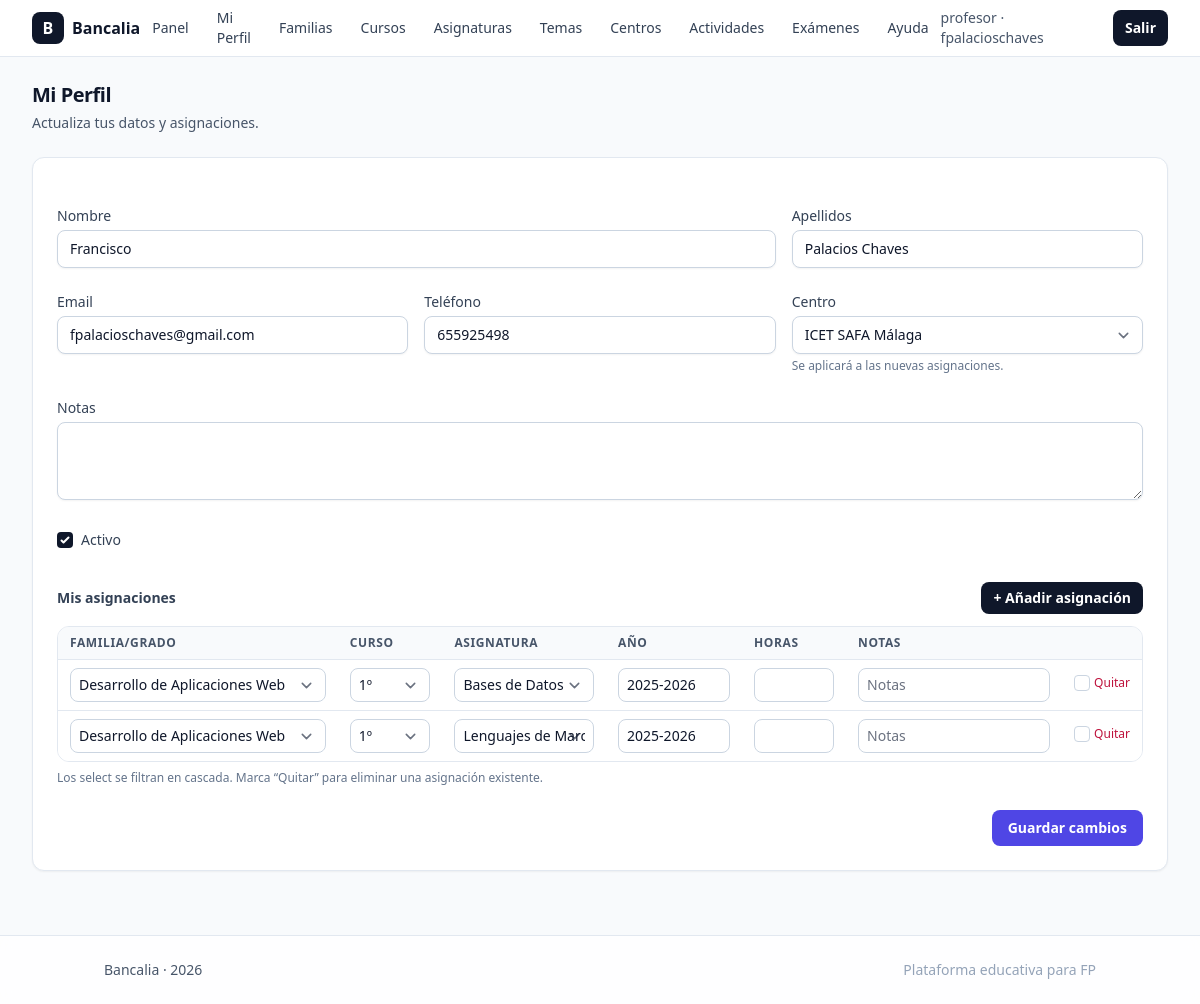
Page /mi-perfil.php (signed in) on the earlier database version.
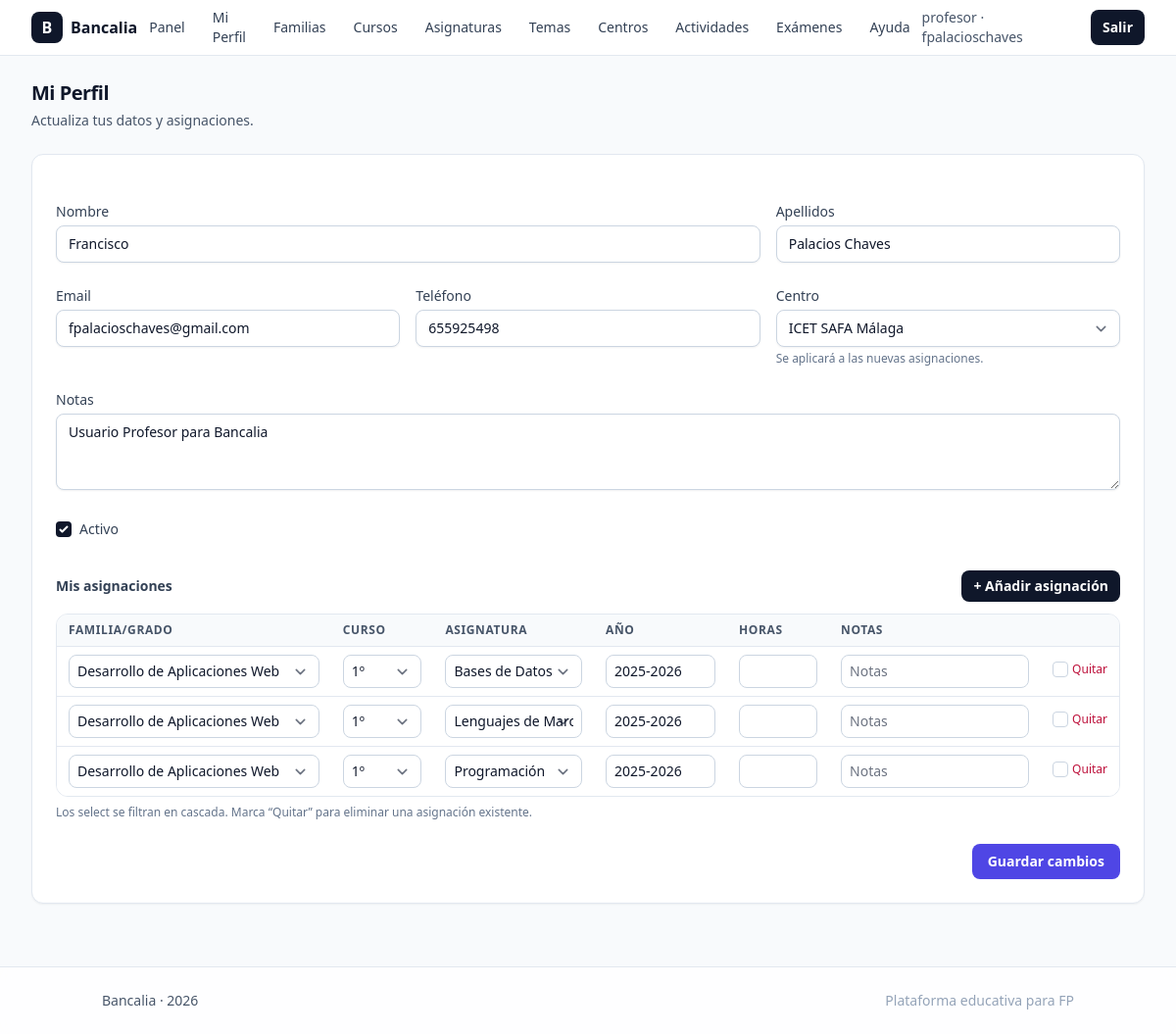
Same page on the later database version.
### tables this page shows
CREATE TABLE `profesor_asignacion` (
  `id` int(11) NOT NULL,
  `profesor_id` int(11) NOT NULL,
  `centro_id` int(11) DEFAULT NULL,
  `familia_id` int(11) NOT NULL,
  `curso_id` int(11) NOT NULL,
  `asignatura_id` int(11) NOT NULL,
  `anio_academico` varchar(9) NOT NULL,
  `horas` int(11) DEFAULT NULL,
  `observaciones` text DEFAULT NULL,
  `is_active` tinyint(1) NOT NULL DEFAULT 1,
  `created_at` datetime NOT NULL DEFAULT current_timestamp(),
  `updated_at` datetime NOT NULL DEFAULT current_timestamp() ON UPDATE current_timestamp()
);

CREATE TABLE `familias_profesionales` (
  `id` int(11) NOT NULL,
  `nombre` varchar(150) NOT NULL,
  `slug` varchar(160) NOT NULL,
  `descripcion` text DEFAULT NULL,
  `is_active` tinyint(1) NOT NULL DEFAULT 1,
  `created_at` datetime NOT NULL DEFAULT current_timestamp(),
  `updated_at` datetime NOT NULL DEFAULT current_timestamp() ON UPDATE current_timestamp()
);

CREATE TABLE `profesores` (
  `id` int(11) NOT NULL,
  `centro_id` int(11) DEFAULT NULL,
  `nombre` varchar(120) NOT NULL,
  `apellidos` varchar(160) NOT NULL,
  `email` varchar(160) NOT NULL,
  `telefono` varchar(30) DEFAULT NULL,
  `notas` text DEFAULT NULL,
  `is_active` tinyint(1) NOT NULL DEFAULT 1,
  `created_at` datetime NOT NULL DEFAULT current_timestamp(),
  `updated_at` datetime NOT NULL DEFAULT current_timestamp() ON UPDATE current_timestamp()
);

CREATE TABLE `centros` (
  `id` int(11) NOT NULL,
  `nombre` varchar(180) NOT NULL,
  `slug` varchar(190) NOT NULL,
  `codigo` varchar(50) DEFAULT NULL,
  `tipo` enum('publico','privado','concertado') NOT NULL DEFAULT 'publico',
  `comunidad` varchar(100) DEFAULT NULL,
  `provincia` varchar(100) DEFAULT NULL,
  `localidad` varchar(120) DEFAULT NULL,
  `direccion` varchar(200) DEFAULT NULL,
  `cp` varchar(10) DEFAULT NULL,
  `email` varchar(150) DEFAULT NULL,
  `telefono` varchar(30) DEFAULT NULL,
  `web` varchar(200) DEFAULT NULL,
  `lat` decimal(10,7) DEFAULT NULL,
  `lng` decimal(10,7) DEFAULT NULL,
  `descripcion` text DEFAULT NULL,
  `is_active` tinyint(1) NOT NULL DEFAULT 1,
  `created_at` datetime NOT NULL DEFAULT current_timestamp(),
  `updated_at` datetime NOT NULL DEFAULT current_timestamp() ON UPDATE current_timestamp()
);

### config.php (called while the page is built, shortened)
<?php
function pdo(): PDO
{
  static $pdo;
  if ($pdo instanceof PDO)
    return $pdo;
  $host = $_ENV['DB_HOST'] ?? '127.0.0.1';
  $port = $_ENV['DB_PORT'] ?? '3306';
  $db = $_ENV['DB_NAME'] ?? 'bancalia';
  $user = $_ENV['DB_USER'] ?? 'root';
  $pass = $_ENV['DB_PASS'] ?? '';
  $dsn = "mysql:host=$host;port=$port;dbname=$db;charset=utf8mb4";
  $pdo = new PDO($dsn, $user, $pass, [
    PDO::ATTR_ERRMODE => PDO::ERRMODE_EXCEPTION,
    PDO::ATTR_DEFAULT_FETCH_MODE => PDO::FETCH_ASSOC,
    PDO::ATTR_EMULATE_PREPARES => false,
  ]);
  return $pdo;
}
function h(?string $s): string
{
  return htmlspecialchars((string) $s, ENT_QUOTES, 'UTF-8');
}

### public/mi-perfil.php (the view, shortened to what the changed rows need)
<?php
require_once __DIR__ . '/../config.php';
require_once __DIR__ . '/../partials/header.php';
$profesorId = 0;
if (($u['role'] ?? '') !== 'admin') {
  $profesorId = (int) ($u['profesor_id'] ?? 0);
  if ($profesorId <= 0) {
    $email = trim((string) ($u['email'] ?? ''));
    if ($email !== '') {
      $stFind = pdo()->prepare('SELECT id FROM profesores WHERE email = :e LIMIT 1');
      $stFind->execute([':e' => $email]);
      if ($row = $stFind->fetch()) {
        $profesorId = (int) $row['id'];
      }
    }
  }
} else {
  $profesorId = (int) ($u['profesor_id'] ?? 0);
}
$centros = pdo()->query('SELECT id, nombre FROM centros WHERE is_active=1 ORDER BY nombre ASC')->fetchAll();
$fams = pdo()->query('SELECT id, nombre FROM familias_profesionales WHERE is_active=1 ORDER BY nombre ASC')->fetchAll();
$prof = null;
if ($profesorId > 0) {
  $st = pdo()->prepare('SELECT * FROM profesores WHERE id=:id LIMIT 1');
  $st->execute([':id' => $profesorId]);
  $prof = $st->fetch();
}
$asigRows = [];
if ($profesorId > 0) {
  $asignaciones = pdo()->prepare('
    SELECT pa.id, pa.familia_id, pa.curso_id, pa.asignatura_id, pa.anio_academico, pa.horas, pa.observaciones, pa.is_active,
           f.nombre AS familia, c.nombre AS curso, a.nombre AS asignatura
    FROM profesor_asignacion pa
    JOIN familias_profesionales f ON f.id = pa.familia_id
    JOIN cursos c ON c.id = pa.curso_id
    JOIN asignaturas a ON a.id = pa.asignatura_id
    WHERE pa.profesor_id = :p
    ORDER BY f.nombre ASC, c.orden ASC, a.orden ASC, a.nombre ASC
  ');
  $asignaciones->execute([':p' => $profesorId]);
  $asigRows = $asignaciones->fetchAll();
}
?>
<div class="mb-6 flex items-center justify-between">
  <div>
    <h1 class="text-xl font-semibold tracking-tight">Mi Perfil</h1>
  </div>
</div>
<div class="rounded-xl border border-slate-200 bg-white p-6 shadow-sm">
  <form method="post" action="" class="space-y-6" id="profForm">
    <div class="grid gap-4 sm:grid-cols-3">
      <div class="sm:col-span-2">
        <label class="mb-1 block text-sm font-medium text-slate-700">Nombre</label>
        <input name="nombre" type="text" required value="<?= h($prof['nombre'] ?? '') ?>"
          class="w-full rounded-lg border border-slate-300 bg-white px-3 py-2 text-sm shadow-sm focus:ring-2 focus:ring-slate-400">
      </div>
      <div>
        <label class="mb-1 block text-sm font-medium text-slate-700">Apellidos</label>
        <input name="apellidos" type="text" required value="<?= h($prof['apellidos'] ?? '') ?>"
          class="w-full rounded-lg border border-slate-300 bg-white px-3 py-2 text-sm shadow-sm focus:ring-2 focus:ring-slate-400">
      </div>
    </div>
    <div class="grid gap-4 sm:grid-cols-3">
      <div>
        <label class="mb-1 block text-sm font-medium text-slate-700">Email</label>
        <input name="email" type="email" value="<?= h((string) ($prof['email'] ?? '')) ?>"
          class="w-full rounded-lg border border-slate-300 bg-white px-3 py-2 text-sm shadow-sm focus:ring-2 focus:ring-slate-400">
      </div>
      <div>
        <label class="mb-1 block text-sm font-medium text-slate-700">Teléfono</label>
        <input name="telefono" type="text" value="<?= h((string) ($prof['telefono'] ?? '')) ?>"
          class="w-full rounded-lg border border-slate-300 bg-white px-3 py-2 text-sm shadow-sm focus:ring-2 focus:ring-slate-400">
      </div>
      <div>
        <label class="mb-1 block text-sm font-medium text-slate-700">Centro</label>
        <select name="centro_id"
          class="w-full rounded-lg border border-slate-300 bg-white px-3 py-2 text-sm shadow-sm focus:ring-2 focus:ring-slate-400">
          <?php foreach ($centros as $c): ?>
            <option value="<?= (int) $c['id'] ?>" <?= ((int) ($prof['centro_id'] ?? 0) === (int) $c['id']) ? 'selected' : '' ?>>
              <?= h($c['nombre']) ?>
            </option>
          <?php endforeach; ?>
        </select>
        <p class="mt-1 text-xs text-slate-500">Se aplicará a las nuevas asignaciones.</p>
      </div>
    </div>
    <div>
      <label class="mb-1 block text-sm font-medium text-slate-700">Notas</label>
      <textarea name="notas" rows="3"
        class="w-full rounded-lg border border-slate-300 bg-white px-3 py-2 text-sm shadow-sm focus:ring-2 focus:ring-slate-400"><?= h((string) ($prof['notas'] ?? '')) ?></textarea>
    </div>
    <div class="flex items-center gap-2">
      <input id="is_active" name="is_active" type="checkbox"
        class="h-4 w-4 rounded border-slate-300 text-slate-900 focus:ring-slate-400" <?= ((int) ($prof['is_active'] ?? 1) === 1 ? 'checked' : '') ?>>
      <label for="is_active" class="text-sm text-slate-700">Activo</label>
    </div>
    <div class="pt-2">
      <div class="mb-3 flex items-center justify-between">
        <h2 class="text-sm font-semibold text-slate-700">Mis asignaciones</h2>
      </div>
      <div class="overflow-hidden rounded-xl border border-slate-200">
        <table class="min-w-full divide-y divide-slate-200">
          <thead class="bg-slate-50">
            <tr>
              <th class="px-3 py-2 text-left text-xs font-semibold uppercase tracking-wider text-slate-600">
                Familia/Grado</th>
              <th class="px-3 py-2 text-left text-xs font-semibold uppercase tracking-wider text-slate-600">Curso</th>
              <th class="px-3 py-2 text-left text-xs font-semibold uppercase tracking-wider text-slate-600">Asignatura
              </th>
              <th class="px-3 py-2 text-left text-xs font-semibold uppercase tracking-wider text-slate-600">Año</th>
              <th class="px-3 py-2 text-left text-xs font-semibold uppercase tracking-wider text-slate-600">Horas</th>
              <th class="px-3 py-2 text-left text-xs font-semibold uppercase tracking-wider text-slate-600">Notas</th>
              <th class="px-3 py-2"></th>
            </tr>
          </thead>
          <tbody id="rowsBody" class="divide-y divide-slate-200 bg-white">
            <?php foreach ($asigRows as $idx => $r): ?>
              <tr>
                <td class="px-3 py-2">
                  <select name="asig_familia_id[]"
                    class="famSel w-full rounded-lg border border-slate-300 bg-white px-2 py-1.5 text-sm focus:ring-2 focus:ring-slate-400">
                    <?php foreach ($fams as $f): ?>
                      <option value="<?= (int) $f['id'] ?>" <?= (int) $r['familia_id'] === (int) $f['id'] ? 'selected' : '' ?>>
                        <?= h($f['nombre']) ?>
                      </option>
                    <?php endforeach; ?>
                  </select>
                </td>
                <td class="px-3 py-2">
                  <select name="asig_curso_id[]"
                    class="cursoSel w-full rounded-lg border border-slate-300 bg-white px-2 py-1.5 text-sm focus:ring-2 focus:ring-slate-400"></select>
                </td>
                <td class="px-3 py-2">
                  <select name="asig_asignatura_id[]"
                    class="asigSel w-full rounded-lg border border-slate-300 bg-white px-2 py-1.5 text-sm focus:ring-2 focus:ring-slate-400"></select>
                </td>
                <td class="px-3 py-2">
                  <input name="asig_anio[]" type="text" value="<?= h($r['anio_academico']) ?>" placeholder="2025-2026"
                    class="w-28 rounded-lg border border-slate-300 bg-white px-2 py-1.5 text-sm focus:ring-2 focus:ring-slate-400">
                </td>
                <td class="px-3 py-2">
                  <input name="asig_horas[]" type="number" min="0" value="<?= h((string) $r['horas']) ?>"
                    class="w-20 rounded-lg border border-slate-300 bg-white px-2 py-1.5 text-sm focus:ring-2 focus:ring-slate-400">
                </td>
                <td class="px-3 py-2">
                  <input name="asig_obs[]" type="text" value="<?= h((string) $r['observaciones']) ?>"
                    class="w-48 rounded-lg border border-slate-300 bg-white px-2 py-1.5 text-sm focus:ring-2 focus:ring-slate-400"
                    placeholder="Notas">
                </td>
                <td class="px-3 py-2 text-right">
                  <label class="inline-flex items-center gap-1 text-xs text-rose-700">
                    <input type="checkbox" name="asig_delete[]" value="<?= $idx ?>"
                      class="h-4 w-4 rounded border-slate-300 text-rose-600 focus:ring-rose-400">
                    Quitar
                  </label>
                </td>
              </tr>
            <?php endforeach; ?>
          </tbody>
        </table>
      </div>
    </div>
  </form>
</div>
<?php require_once __DIR__ . '/../partials/footer.php'; ?>

Differences in the rows shown:
changed profesores "Francisco": notas (not shown) → "Usuario Profesor para Bancalia"
added profesor_asignacion: familia.nombre "Desarrollo de Aplicaciones Web", anio_academico "2025-2026"
